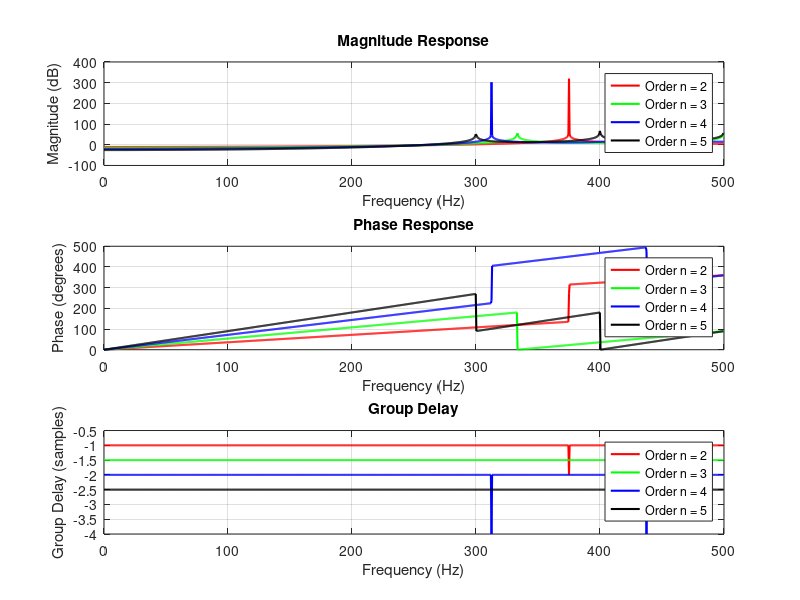

The MATLAB script that drew this image:
% MATLAB Code: Butterworth Lowpass Filter Analysis (Normalized to 1 rad/s)
clc;
clear;
close all;

% Parameters
Fs = 1000;            % Sampling frequency (Hz)
Fc = 100;             % Cutoff frequency (Hz)
filter_orders = [2, 3, 4, 5]; % Filter orders to analyze
colors = ['r', 'g', 'b', 'k']; % Colors for different filter orders

% Convert cutoff frequency from Hz to rad/s
Fc_rad = 2 * pi * Fc;  % Cutoff frequency in radians per second

% Initialize the figure
figure('Name', 'Butterworth Lowpass Filter Analysis (Normalized to 1 rad/s)', 'NumberTitle', 'off');

% Loop through different filter orders
for idx = 1:length(filter_orders)
    n = filter_orders(idx);
    % Normalize the cutoff frequency to 1 rad/s
    Wn = 1; % Normalized cutoff to 1 rad/s
    
    % Design the Butterworth lowpass filter
    [b, a] = butter(n, Wn, 'low', 's'); % 's' option for analog filter
    
    % Frequency response (digital frequency response using bilinear transform)
    [H, f] = freqz(b, a, 1024, Fs); % Frequency response
    magnitude = abs(H);             % Magnitude response
    phase = angle(H);               % Phase response
    [gd, w] = grpdelay(b, a, 1024, Fs); % Group delay
    
    % Plot magnitude response
    subplot(3, 1, 1);
    plot(f, 20 * log10(magnitude), 'DisplayName', ['Order n = ', num2str(n)], ...
        'Color', colors(idx), 'LineWidth', 1.5);
    hold on;
    grid on;
    xlabel('Frequency (Hz)');
    ylabel('Magnitude (dB)');
    title('Magnitude Response');
    legend('show');
    
    % Plot phase response
    subplot(3, 1, 2);
    plot(f, unwrap(phase) * 180 / pi, 'DisplayName', ['Order n = ', num2str(n)], ...
        'Color', colors(idx), 'LineWidth', 1.5);
    hold on;
    grid on;
    xlabel('Frequency (Hz)');
    ylabel('Phase (degrees)');
    title('Phase Response');
    legend('show');
    
    % Plot group delay
    subplot(3, 1, 3);
    plot(w, gd, 'DisplayName', ['Order n = ', num2str(n)], ...
        'Color', colors(idx), 'LineWidth', 1.5);
    hold on;
    grid on;
    xlabel('Frequency (Hz)');
    ylabel('Group Delay (samples)');
    title('Group Delay');
    legend('show');
end
